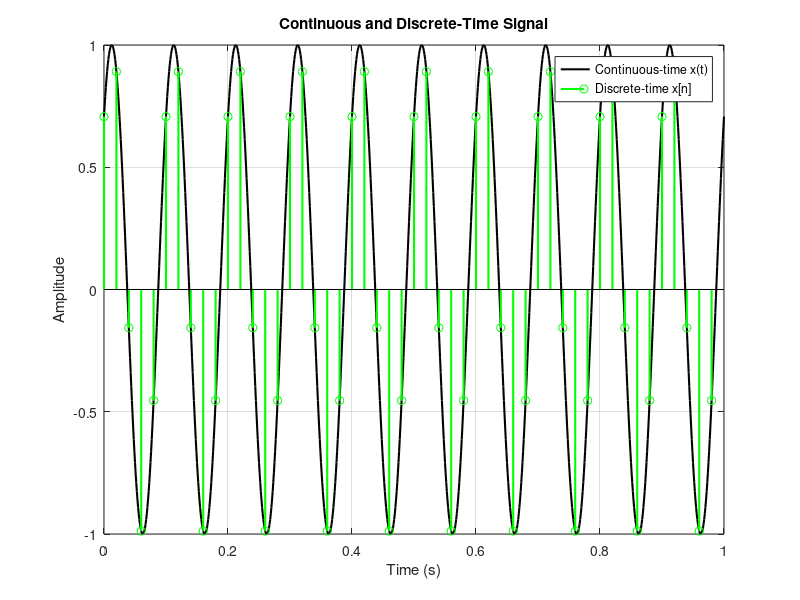

Write MATLAB code to recreate this figure. (Note: this script raises an error after producing the figure.)
%Generate a signal, x(n)=sin(2π10t+45°), then show the discrete time signal using sampling frequency 50Hz

clc;
clear;
close all;

fs = 50;                  % Sampling frequency
t = 0:1/1000:1;           % Continuous time vector (1 sec)
N = 50;                    % Number of discrete samples
n = 0:N-1;                 % Discrete sample indices

% Discrete-time signal
x = sin(2*pi*10*n/fs + pi/4);

% Continuous-time signal
y = sin(2*pi*10*t + pi/4);

% Plot both together
figure;
plot(t, y, 'k', 'LineWidth', 1.5);  % Continuous-time signal
hold on;
stem(n/fs, x, 'g', 'LineWidth', 1.5); % Discrete-time samples (convert n->t)
xlabel('Time (s)');
ylabel('Amplitude');
title('Continuous and Discrete-Time Signal');
legend('Continuous-time x(t)', 'Discrete-time x[n]');
grid on;

% Optional: axes lines
xline(0, 'r');
yline(0, 'r');
hold off;
